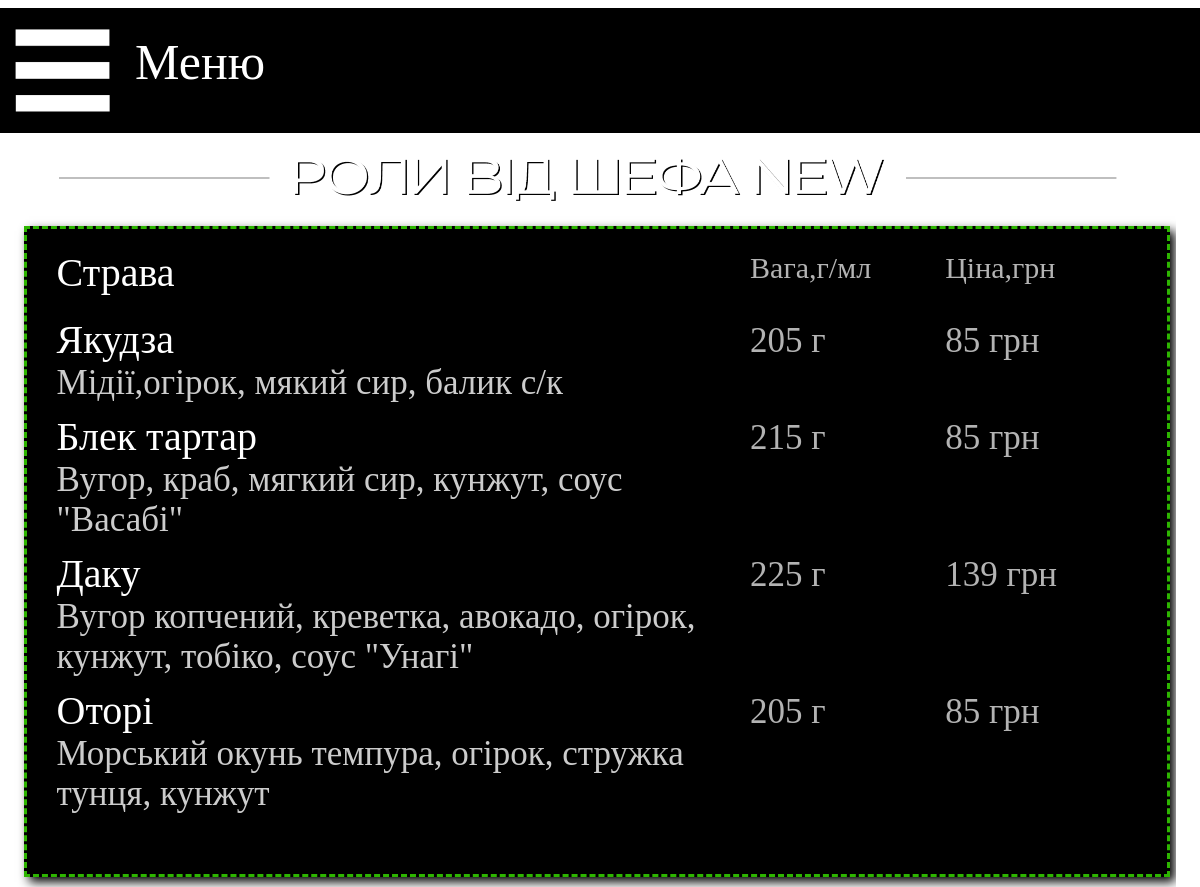
Screenshot of /rolls-shef with the database file from the repository.
### main/models.py (models this page shows, shortened)
class Menu_shef(models.Model):
    name = models.CharField('Название', max_length=20)
    weight = models.CharField('Вес', max_length=10)
    spec = models.CharField('Состав', max_length=100)
    price = models.CharField('Цена', max_length=10)
    image = models.ImageField(upload_to="sushi", default='/media/sushi/empty.png')
    class Meta:
        verbose_name = 'Ролы от шефа'
        verbose_name_plural = 'Ролы от шефа'

### main/views.py (the view)
# urls.py: path('rolls-shef', views.sushi_rolls_shef, name='shef'),
def sushi_rolls_shef(request):
    dish = Menu_shef.objects.all()
    n1 = sushi_news.objects.all()
    return render(request, 'main/sushi_Rolls_shef.html', {'Menu': dish, 'news': n1})

### main/templates/main/sushi_Rolls_shef.html (shortened to what this page needs)
{% extends 'main/base_sushi.html' %}
{% load static %}
{% block content_top %}
<div class="content_top">
    <img src="{% static 'img/content_top/shef.png' %}" width="100%" height="100%">
</div>
{% endblock %}
{% block content2 %}
<div class="menu_list">
    <div class="menu_list_in">
        <div style="width: 100%; float: left">
            <div class="menu_list_head_name">Страва</div>
            <div class="menu_list_head_price">Цiна,грн</div>
            <div class="menu_list_head_weight">Вага,г/мл</div>
        </div>
        {% for el in Menu %}
        <div style="width: 100%; float: left">
            <div class="menu_list_name">{{el.name}}</div>
            <div class="menu_list_price">{{el.price}}</div>
            <div class="menu_list_weight">{{el.weight}}</div>
            <div class="menu_list_spec">{{el.spec}}</div>
        </div>
        {% endfor %}
    </div>
</div>
{% endblock %}

### main/static/css/style1.css (style rules this page uses)
.body { background-image: url(storage/back1_1.png); background-size: 100%; margin-right: auto; margin-left: auto; }
.menu_list { float: left; width: 97%; height: auto; background-color: black; border: 3px dashed #2db500; box-shadow: 5px 5px 10px black; }
.menu_list_in { float: left; width: 95%; height: auto; margin-left: 30px; margin-top: 20px; margin-right: 20px; margin-bottom: 60px; }
.menu_list_head_name { width: 76%; float: left; font-family: Eastman; color: white; font-size: 20px; margin-bottom: 10px; }
.menu_list_head_weight { margin-top: 2px; width: 12%; float: right; font-family: Eastman; color: white; font-size: 15px; opacity: 70%; margin-bottom: 10px; }
.menu_list_head_price { margin-top: 2px; width: 12%; float: right; font-family: Eastman; color: white; font-size: 15px; opacity: 70%; margin-bottom: 10px; }
.menu_list_name { width: 76%; float: left; font-family: Eastman; color: white; font-size: 20px; margin-top: 10px; }
.menu_list_spec { width: 76%; float: left; font-family: Eastman; color: white; font-size: 15px; opacity: 80%; }
.menu_list_weight { width: 12%; float: right; font-family: Eastman; color: white; font-size: 15px; opacity: 70%; margin-top: 15px; }
.menu_list_price { width: 12%; float: right; font-family: Eastman; color: white; font-size: 15px; opacity: 70%; margin-top: 15px; }
.content_top { margin-left: 5%; margin-top: 0.75%; width: 90%; height: 13.5%; }

### main/static/css/adaptive.css (style rules this page uses)
@media only screen and (max-width: 1200px) { .body { background-image: url(storage/back_sushi.png); } }
@media only screen and (max-width: 1200px) { .content_top { margin-top: 100px; height: 100px; } }
@media only screen and (max-width: 1200px) { .menu_list_head_name { font-size: 40px; width: 50%; } }
@media only screen and (max-width: 1200px) { .menu_list_head_weight { font-size: 30px; width: 18%; } }
@media only screen and (max-width: 1200px) { .menu_list_head_price { font-size: 30px; width: 18%; } }
@media only screen and (max-width: 1200px) { .menu_list_name { font-size: 40px; width: 60%; } }
@media only screen and (max-width: 1200px) { .menu_list_spec { font-size: 35px; width: 60%; } }
@media only screen and (max-width: 1200px) { .menu_list_weight { font-size: 35px; width: 18%; } }
@media only screen and (max-width: 1200px) { .menu_list_price { font-size: 35px; width: 18%; } }

### rows the page displays
Menu_shef: name "Якудза", price "85 грн", weight "205 г", spec "Мідії,огірок, мякий сир, балик с/к"
Menu_shef: name "Блек тартар", price "85 грн", weight "215 г", spec "Вугор, краб, мягкий сир, кунжут, соус \"Васабі\""
Menu_shef: name "Даку", price "139 грн", weight "225 г", spec "Вугор копчений, креветка, авокадо, огірок, кунжут, тобіко, соус \"Унагі\""
Menu_shef: name "Оторi", price "85 грн", weight "205 г", spec "Морський окунь темпура, огірок, стружка тунця, кунжут"
